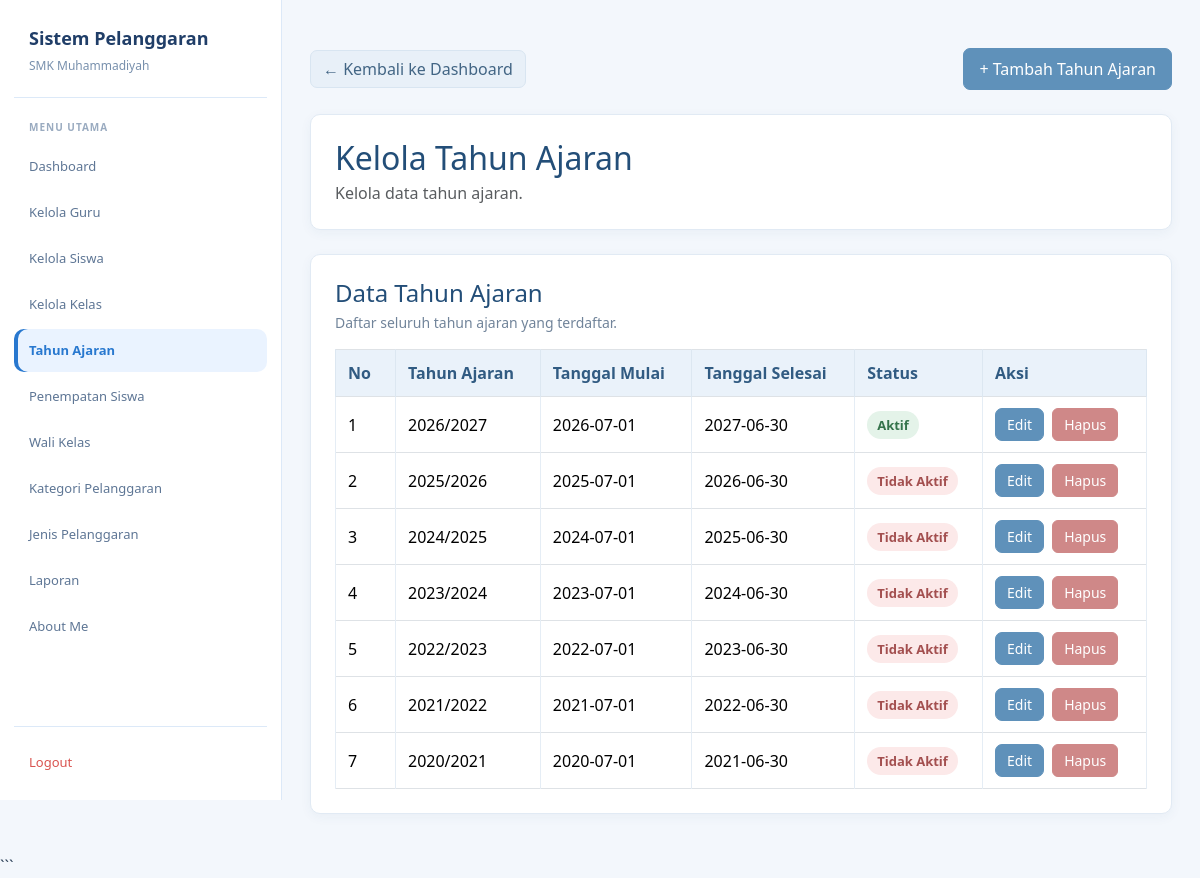
The app's page /admin/tahun_ajaran.php (signed in) with its own data.
### tables this page shows
CREATE TABLE `t_tahun_ajaran` (
  `id` int(11) NOT NULL,
  `nama` varchar(20) NOT NULL,
  `tanggal_mulai` date DEFAULT NULL,
  `tanggal_selesai` date DEFAULT NULL,
  `status_aktif` tinyint(1) DEFAULT NULL,
  `created_at` timestamp NULL DEFAULT current_timestamp(),
  `update_at` timestamp NULL DEFAULT current_timestamp()
);

### admin/tahun_ajaran.php (the view, shortened to what this page needs)
<?php
include "../config/koneksi.php";
$query = mysqli_query(
    $koneksi,
    "SELECT * FROM t_tahun_ajaran ORDER BY id DESC"
);
?>
<!DOCTYPE html>
<html lang="id">
<head>
<link href="https://cdn.jsdelivr.net/npm/bootstrap@5.3.8/dist/css/bootstrap.min.css" rel="stylesheet">
<link href="https://cdn.datatables.net/2.3.4/css/dataTables.bootstrap5.min.css" rel="stylesheet">
</head>
<body>
<aside class="sidebar">
    <div class="brand">
        <div class="brand-title">Sistem Pelanggaran</div>
        <div class="brand-subtitle">SMK Muhammadiyah</div>
    </div>
    <div class="menu-title">Menu Utama</div>
    <nav class="menu">
        <a href="../dashboard.php" class="menu-link">Dashboard</a>
        <a href="guru.php" class="menu-link">Kelola Guru</a>
        <a href="siswa.php" class="menu-link">Kelola Siswa</a>
        <a href="kelas.php" class="menu-link">Kelola Kelas</a>
        <a href="tahun_ajaran.php" class="menu-link active">
            Tahun Ajaran
        </a>
        <a href="penempatan_siswa.php" class="menu-link">
            Penempatan Siswa
        </a>
        <a href="wali_kelas.php" class="menu-link">Wali Kelas</a>
        <a href="kategori_pelanggaran.php" class="menu-link">
            Kategori Pelanggaran
        </a>
        <a href="jenis_pelanggaran.php" class="menu-link">
            Jenis Pelanggaran
        </a>
        <a href="cetak_export.php" class="menu-link">
            Laporan
        </a>
        <a href="../about.php" class="menu-link">About Me</a>
    </nav>
    <div class="logout">
        <a href="../logout.php" class="menu-link">Logout</a>
    </div>
</aside>
<main class="main">
    <div class="container py-4">
        <div class="d-flex flex-wrap justify-content-between align-items-center gap-2 mb-4">
            <a href="../dashboard.php" class="btn btn-secondary">
                &larr; Kembali ke Dashboard
            </a>
            <button
                type="button"
                class="btn btn-primary"
                id="btnToggleTahun"
                aria-expanded="false"
                aria-controls="formTambahTahun"
            >
                + Tambah Tahun Ajaran
            </button>
        </div>
        <div class="card mb-4">
            <div class="card-body">
                <h2 class="judul mb-1">Kelola Tahun Ajaran</h2>
                <p class="text-muted mb-0">Kelola data tahun ajaran.</p>
            </div>
        </div>
        <div class="card">
            <div class="card-body">
                <h4 class="mb-1">Data Tahun Ajaran</h4>
                <p class="keterangan mb-3">
                    Daftar seluruh tahun ajaran yang terdaftar.
                </p>
                <div class="table-responsive">
                    <table
                        id="tabelTahun"
                        class="table table-bordered table-hover align-middle"
                    >
                        <thead>
                            <tr>
                                <th style="width:60px">No</th>
                                <th>Tahun Ajaran</th>
                                <th>Tanggal Mulai</th>
                                <th>Tanggal Selesai</th>
                                <th>Status</th>
                                <th>Aksi</th>
                            </tr>
                        </thead>
                        <tbody>
                        <?php
                        $no = 1;
                        while ($tahun = mysqli_fetch_assoc($query)) {
                        ?>
                            <tr>
                                <td><?= $no++; ?></td>
                                <td>
                                    <?= htmlspecialchars($tahun['nama']); ?>
                                </td>
                                <td>
                                    <?= htmlspecialchars($tahun['tanggal_mulai']); ?>
                                </td>
                                <td>
                                    <?= htmlspecialchars($tahun['tanggal_selesai']); ?>
                                </td>
                                <td>
                                    <?php if ((int)$tahun['status_aktif'] === 1) { ?>
                                        <span class="status-aktif">Aktif</span>
                                    <?php } else { ?>
                                        <span class="status-nonaktif">Tidak Aktif</span>
                                    <?php } ?>
                                </td>
                                <td>
                                    <div class="d-flex gap-2">
                                        <a
                                            href="edit_tahun_ajaran.php?id=<?= (int)$tahun['id']; ?>"
                                            class="btn btn-sm btn-primary"
                                        >
                                            Edit
                                        </a>
                                        <a
                                            href="hapus_tahun_ajaran.php?id=<?= (int)$tahun['id']; ?>"
                                            class="btn btn-sm btn-danger"
                                            onclick="return confirm('Yakin ingin menghapus tahun ajaran ini?')"
                                        >
                                            Hapus
                                        </a>
                                    </div>
                                </td>
                            </tr>
                        <?php } ?>
                        </tbody>
                    </table>
                </div>
            </div>
        </div>
    </div>
</main>
</body>
</html>

### admin/tahun_ajaran.php (style rules this page uses)
:root { --blue: #2878cf; --blue-dark: #203e68; --blue-soft: #eaf3ff; --muted: #7890ad; --line: #dce9f8; }
* { box-sizing: border-box; }
body { margin: 0; background: #f3f7fc; color: #2f435a; font-family: "Segoe UI", Arial, sans-serif; }
a { text-decoration: none; }
.sidebar { position: fixed; left: 0; top: 0; width: 282px; height: 100vh; overflow-y: auto; background: #fff; border-right: 1px solid var(--line); padding: 25px 14px 16px; display: flex; flex-direction: column; z-index: 1000; }
.brand { padding: 0 15px 22px; border-bottom: 1px solid var(--line); margin-bottom: 22px; }
.brand-title { font-size: 18px; font-weight: 700; color: var(--blue-dark); margin-bottom: 5px; }
.brand-subtitle { font-size: 12px; color: var(--muted); }
.menu-title { font-size: 10px; font-weight: 700; color: #9aabc0; letter-spacing: 1px; text-transform: uppercase; margin: 0 15px 10px; }
.menu { display: flex; flex-direction: column; gap: 3px; }
.menu-link { min-height: 43px; display: flex; align-items: center; padding: 10px 15px; border-radius: 10px; color: #5e7695; font-size: 13px; transition: .2s; }
.menu-link:hover, .menu-link.active { background: var(--blue-soft); color: var(--blue); }
.menu-link.active { font-weight: 600; box-shadow: inset 4px 0 0 var(--blue); }
.logout { margin-top: auto; padding-top: 14px; border-top: 1px solid var(--line); }
.logout .menu-link { color: #d9534f; }
.main { margin-left: 282px; min-height: 100vh; padding: 24px 28px 40px; }
.container { width: 100%; max-width: none !important; margin: 0 auto; padding: 0 !important; }
.judul, h4 { color: #234e78; }
.card { border: 1px solid #e1eaf4 !important; border-radius: 10px; box-shadow: 0 3px 12px rgba(35,78,120,.05) !important; }
.card-body { padding: 24px; }
.btn-primary { --bs-btn-color: #fff; --bs-btn-bg: #5f91ba; --bs-btn-border-color: #5f91ba; --bs-btn-hover-color: #fff; --bs-btn-hover-bg: #4b7fa9; --bs-btn-hover-border-color: #4b7fa9; border-radius: 7px; padding: 8px 15px; }
.btn-secondary { --bs-btn-bg: #e8f0f8; --bs-btn-border-color: #d8e5f1; --bs-btn-color: #426584; --bs-btn-hover-bg: #dceaf6; --bs-btn-hover-border-color: #cbddeb; --bs-btn-hover-color: #234e78; border-radius: 7px; }
.btn-danger { --bs-btn-color: #fff; --bs-btn-bg: #cf8888; --bs-btn-border-color: #cf8888; --bs-btn-hover-color: #fff; --bs-btn-hover-bg: #bd7777; --bs-btn-hover-border-color: #bd7777; border-radius: 6px; }
.btn-sm { padding: 5px 11px; }
.table { color: #344b63; vertical-align: middle; margin-bottom: 0; }
.table thead th { background: #eaf2fa; color: #315b82; border-color: #dce7f1; font-weight: 600; padding: 12px; white-space: nowrap; }
.table tbody td { border-color: #e5edf5; padding: 11px 12px; }
.status-aktif, .status-nonaktif { display: inline-block; padding: 5px 10px; border-radius: 20px; font-size: 13px; font-weight: 600; white-space: nowrap; }
.status-aktif { background: #e4f3e9; color: #34734b; }
.status-nonaktif { background: #fce9e9; color: #a34f4f; }
.keterangan { color: #71849a; font-size: 14px; }

### records on screen
t_tahun_ajaran: nama "2026/2027", tanggal_mulai "2026-07-01", tanggal_selesai "2027-06-30", status_aktif "Aktif"
t_tahun_ajaran: nama "2025/2026", tanggal_mulai "2025-07-01", tanggal_selesai "2026-06-30", status_aktif "Tidak Aktif"
t_tahun_ajaran: nama "2024/2025", tanggal_mulai "2024-07-01", tanggal_selesai "2025-06-30", status_aktif "Tidak Aktif"
t_tahun_ajaran: nama "2023/2024", tanggal_mulai "2023-07-01", tanggal_selesai "2024-06-30", status_aktif "Tidak Aktif"
t_tahun_ajaran: nama "2022/2023", tanggal_mulai "2022-07-01", tanggal_selesai "2023-06-30", status_aktif "Tidak Aktif"
t_tahun_ajaran: nama "2021/2022", tanggal_mulai "2021-07-01", tanggal_selesai "2022-06-30", status_aktif "Tidak Aktif"
t_tahun_ajaran: nama "2020/2021", tanggal_mulai "2020-07-01", tanggal_selesai "2021-06-30", status_aktif "Tidak Aktif"
